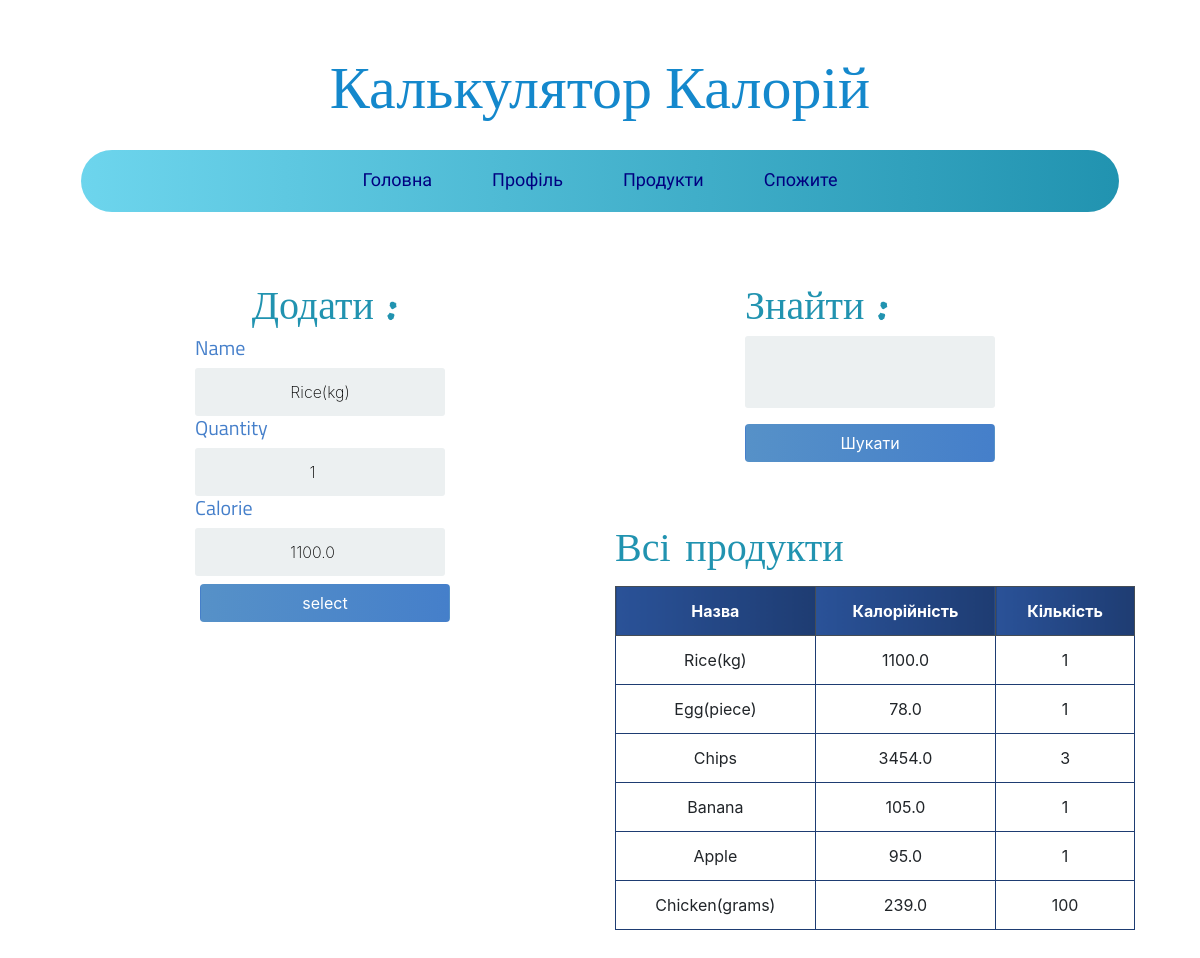
The page /update_food/1/ (signed in) on the database its author committed.
### calories/models.py (models this page shows, shortened)
class Food(models.Model):
    name = models.CharField(max_length=200, null=False)
    quantity = models.PositiveIntegerField(null=False, default=0)
    calorie = models.FloatField(null=False, default=0)
    person_of = models.ForeignKey(User, null=True, on_delete=models.CASCADE)

### calories/views.py (the view)
# urls.py: path('update_food/<str:pk>/', update_food, name='update_food'),
@login_required
def update_food(request, pk):
    food_items = Food.objects.filter(person_of=request.user)
    food_item = Food.objects.get(id=pk)
    form = AddFoodForm(instance=food_item)
    if request.method == 'POST':
        form = AddFoodForm(request.POST, instance=food_item)
        if form.is_valid():
            form.save()
            return redirect('profile')
    myFilter = FoodFilter(request.GET, queryset=food_items)
    context = {'form': form, 'food_items': food_items, 'myFilter': myFilter}
    return render(request, 'add_food.html', context)

### calories/forms.py
class AddFoodForm(forms.ModelForm):
    class Meta:
        model = Food
        fields = ('name', 'quantity', 'calorie')

### templates/add_food.html (shortened to what this page needs)
{% extends 'layouts/base.html' %}
{% block content %}
<div class="container">
<div class="row">
    <div class="col-lg-6">
    <div class="login">
        <div class="login-screen">
            <div class="app-title">
                <h1 class="headline">Додати :</h1>
            </div>
            <form method="POST" action="" class="login-form form-inline">
                {% for field in form %}
                <h5 class="form-labels">
                {{ field.label }}
                </h5>
                {{ field }}
                {% endfor %}
                <input class="btn mt-2" type="submit" value="select">
            </form>
        </div>
    </div>
    </div>
    <div class="col-lg-6 ">
    <div class="login">
        <div class="login-screen">
              <form method="get">
                  <h1 class="headline">{{ myFilter.form }}</h1>
                  <button class="btn mt-2" type="submit">Шукати </button>
              </form>
        </div>
    </div>
        <h1 class="headline"> Всі продукти </h1>
        <table class="table table-bordered text-center mt-3">
            <thead class="thead-dark">
                <tr>
                    <th scope="col">Назва</th>
                    <th scope="col">Калорійність</th>
                    <th scope="col">Кількість</th>
                </tr>
            </thead>
            <tbody>
                {% for food in food_items %}
                <tr>
                    <td>{{ food.name }}</td>
                    <td>{{ food.calorie }}</td>
                    <td>{{ food.quantity }}</td>
                </tr>
                {% endfor %}
            </tbody>
        </table>
    </div>
</div>
</div>
{% endblock content %}

### static/css/base.css (style rules this page uses)
body { font-family: Arial; background-color: #3498DB; padding: 50px; }
.login { margin: 20px auto; width: 300px; }
.login-screen { background-color: #FFF; padding: 20px; border-radius: 5px }
.app-title { text-align: center; color: #777; }
.login-form { text-align: center; }
input { text-align: center; background-color: #ECF0F1; border: 2px solid transparent; border-radius: 3px; font-size: 16px; font-weight: 200; padding: 10px 0; width: 250px; transition: border .5s; }
.btn { background: #457fca; background: -webkit-linear-gradient(to right, #5691c8, #457fca); background: linear-gradient(to right, #5691c8, #457fca); color: white !important; font-size: 16px; line-height: 25px; padding: 10px 0; text-decoration: none; text-shadow: none; border-radius: 3px; box-shadow: none; transition: 0.25s; display: block; width: 250px; margin: 0 auto; }
th { background: #1e3c72; background: -webkit-linear-gradient(to right, #2a5298, #1e3c72); background: linear-gradient(to right, #2a5298, #1e3c72); }
.headline { font-family: 'Permanent Marker', cursive; padding-top:20px; color: #2193b0; color: -webkit-linear-gradient(to right, #6dd5ed, #2193b0); color: linear-gradient(to right, #6dd5ed, #2193b0); }
.table { background-color: white; color: #18AD7C; }
table.table-bordered > thead > tr > th { border:1px solid #1e3c72; }
table.table-bordered > tbody > tr > td { border:1px solid #1e3c72; }
.form-labels { font-family: 'Titillium Web', sans-serif; color:#457fca; }

### rows shown on the page
Food: form "Rice(kg)" "1" "1100.0", name "Rice(kg)", calorie "1100.0", quantity "1"
Food: name "Egg(piece)", calorie "78.0", quantity "1"
Food: name "Chips", calorie "3454.0", quantity "3"
Food: name "Banana", calorie "105.0", quantity "1"
Food: name "Apple", calorie "95.0", quantity "1"
Food: name "Chicken(grams)", calorie "239.0", quantity "100"

### other values the page prints
{{ field.label }} "Name" "Quantity" "Calorie"
